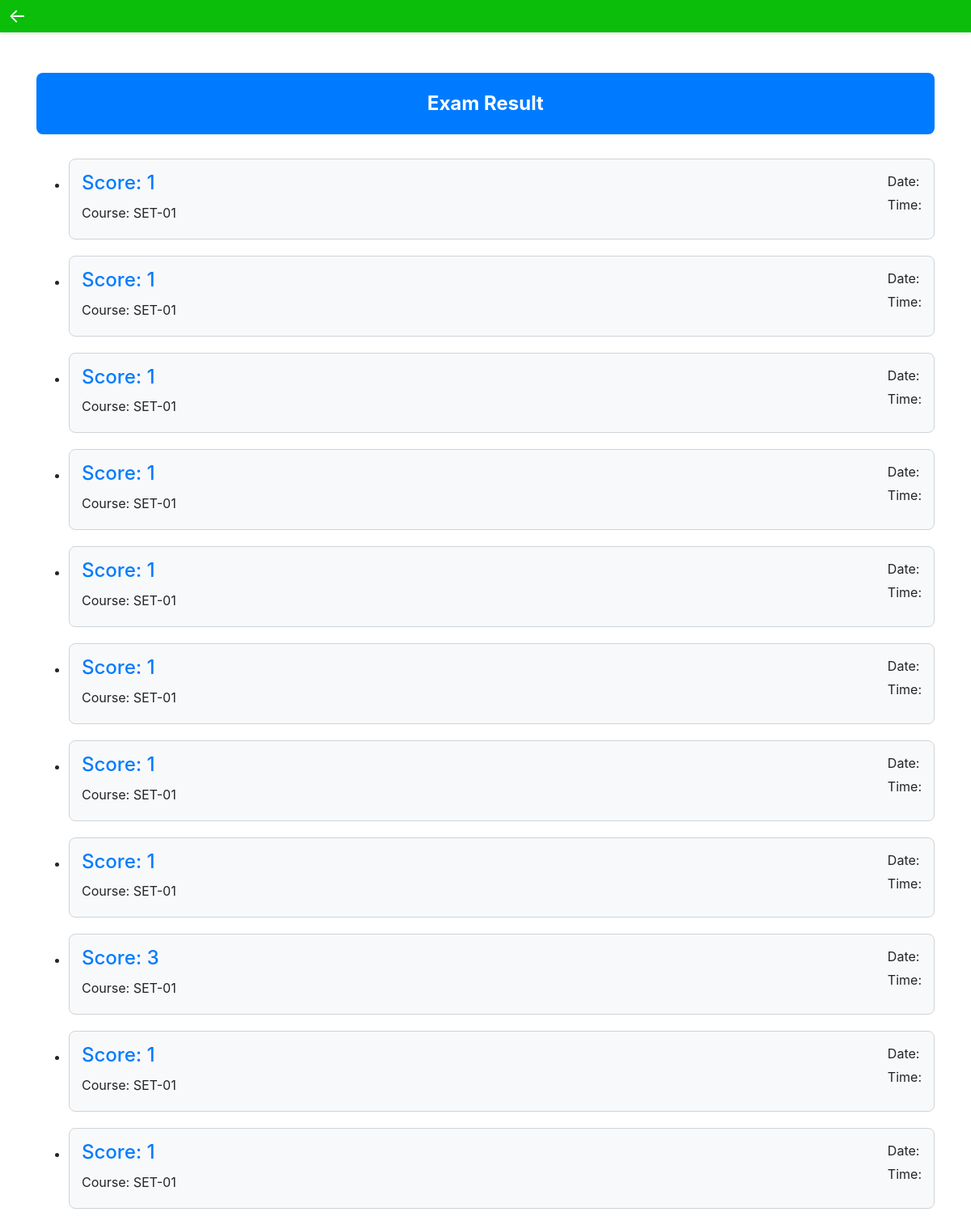
The page /view_score/ (signed in) on the database as committed earlier.
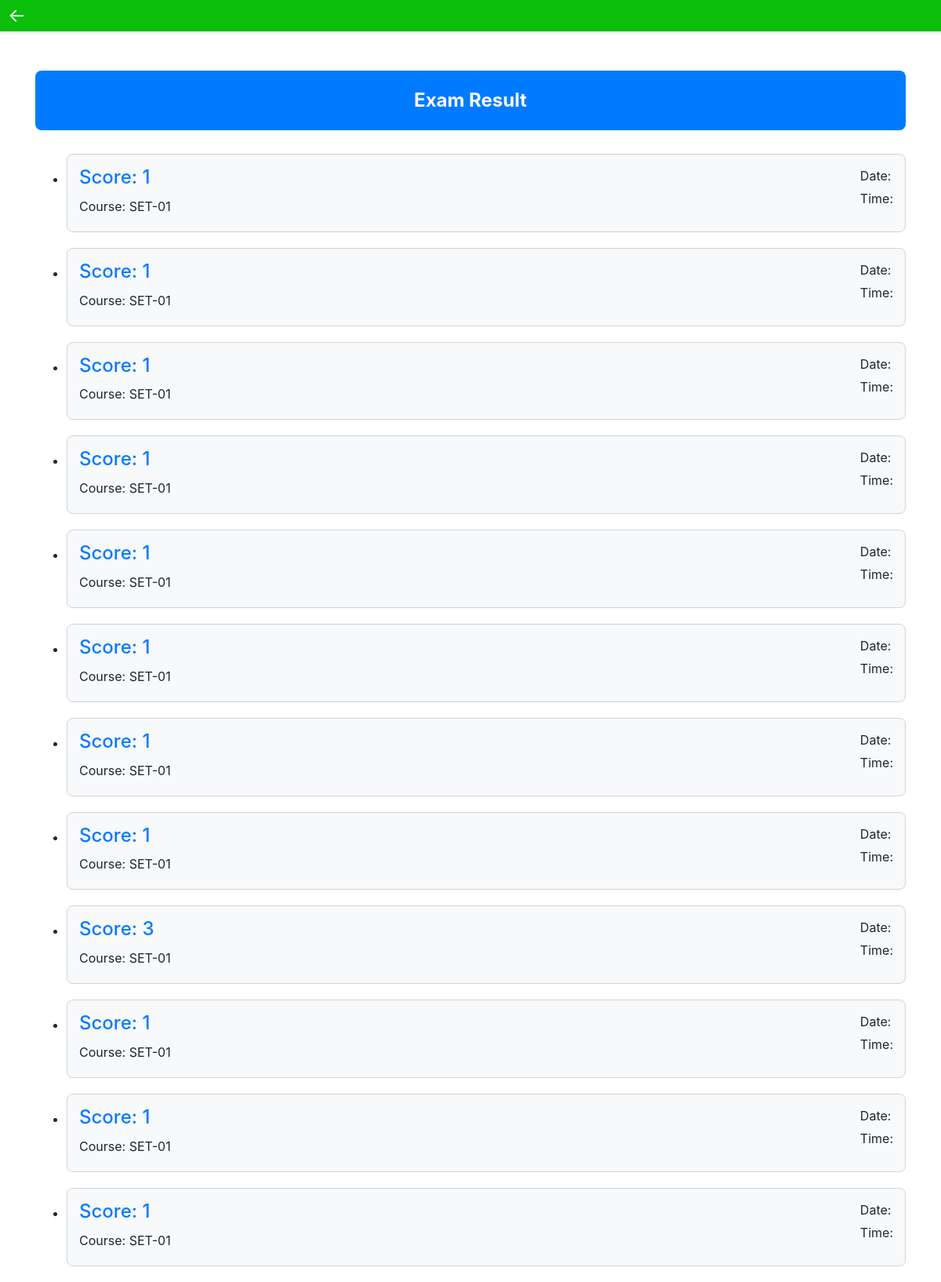
The same page on the database as committed later.
### main/models.py (models this page shows, shortened)
class ScoreBoard(models.Model):
    course = models.ForeignKey(Course, on_delete=models.CASCADE)
    user = models.ForeignKey(User, on_delete=models.CASCADE)
    score = models.IntegerField()

class Course(models.Model):
    course_name = models.CharField(max_length=100)

### main/views.py (the view)
# urls.py: path('view_score/' , view_score , name="view_score"),
@login_required(login_url='/login')
def view_score(request):
    user = request.user
    score = ScoreBoard.objects.filter(user=user)
    context = {'score' : score}
    return render(request,'score.html' , context)

### main/templates/score.html (shortened to what this page needs)
<!DOCTYPE html>
<html lang="en">
<head>
  <link rel="stylesheet" href="https://stackpath.bootstrapcdn.com/bootstrap/4.4.1/css/bootstrap.min.css">
</head>
<body>
  <div class="header">
    <a class="left-arrow" href="{% url 'main:modelexam' %}">&#8592;</a>
</div>
  <div class="container">
    <div class="result-container">
      <div class="result-header">
        Exam Result
      </div>
      {% if score %}
      <ul class="result-list">
        {% for s in score %}
        <li class="result-item">
          <h4>Score: {{ s.score }}</h4>
          <p>Course: {{ s.course.course_name }}</p>
          <div class="exam-info">
            <p>Date: {{ s.exam_date }}</p>
            <p>Time: {{ s.exam_time }}</p>
          </div>
        </li>
        {% endfor %}
      </ul>
      {% else %}
      <div class="no-result-message">
        <p>You haven't given any exam yet.</p>
        <a class="btn btn-primary" href="/">Start Exam</a>
      </div>
      {% endif %}
    </div>
  </div>
</body>
</html>

### main/templates/score.html (style rules this page uses)
.result-container { margin-top: 50px; }
.result-header { background-color: #007bff; color: #fff; padding: 20px; font-size: 24px; font-weight: bold; text-align: center; border-radius: 8px; }
.result-list { margin-top: 30px; }
.result-item { background-color: #f8f9fa; border: 1px solid #ced4da; border-radius: 8px; margin-bottom: 20px; padding: 15px; position: relative; }
.result-item h4 { margin-bottom: 10px; color: #007bff; margin-top: 0; }
.result-item p { margin-bottom: 5px; }
.exam-info { position: absolute; top: 15px; right: 15px; }
.exam-info p { margin-bottom: 5px; }
.header { background-color: #0abe0a; color: #fff; padding: 20px; box-shadow: 0 2px 5px rgba(0, 0, 0, 0.1); position: relative; margin-bottom: 30px; }
.left-arrow { position: absolute; top: 50%; left: 10px; transform: translateY(-50%); font-size: 24px; color: #fff; text-decoration: none; }

Rows that differ between the two databases and show on the page:
added ScoreBoard: score "1", course.course_name "SET-01"
